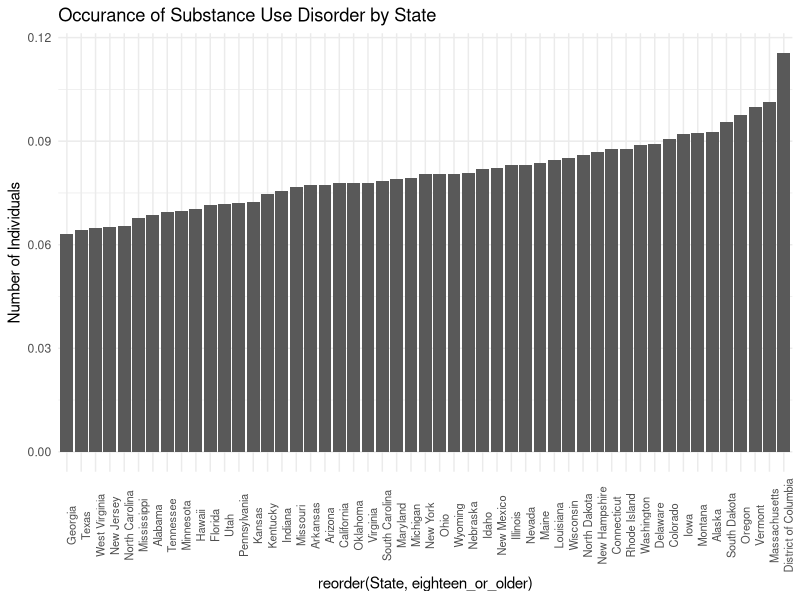
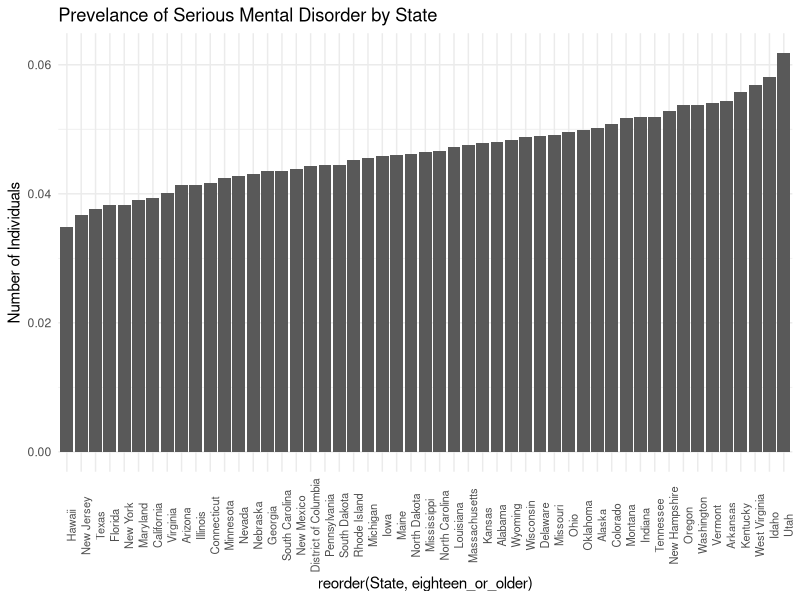
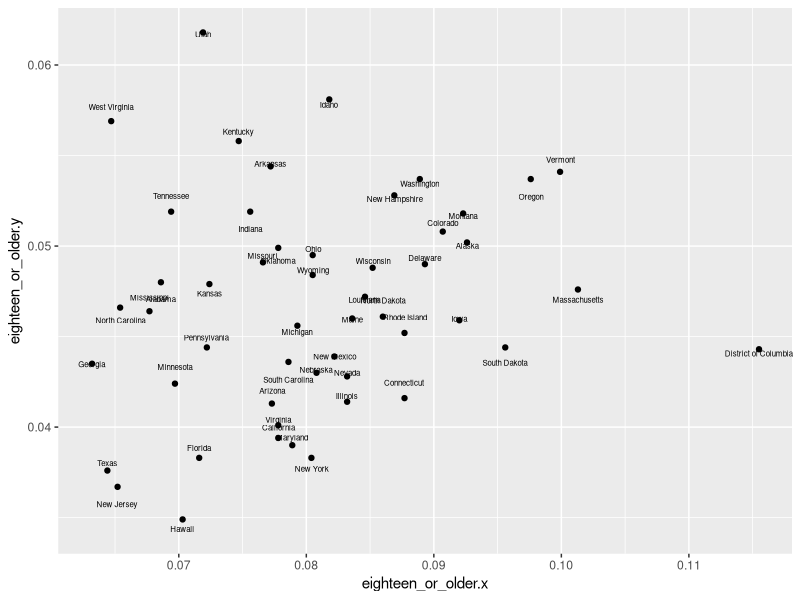

Write the R code that produced these figures, in order.
## ---- chunk 1
knitr::opts_chunk$set(echo = TRUE)
## ---- chunk 2
library(readxl)
library(dplyr)
library(ggplot2)
## ---- chunk 3
#sub_use <- read_excel("../data/sub_use.xlsx")
#srs_mental_ill <- read_excel("../data/srs_mental_ill.xlsx")
sub_use <- read_excel("../data/sub_use_perc.xlsx")
srs_mental_ill <- read_excel("../data/srs_mental_ill_perc.xlsx")
## ---- chunk 4
sub_use <- sub_use[-c(1,2,3,4,5), ]
names(sub_use)[3]<-"twelve_or_older"
names(sub_use)[6]<-"twelve_to_seventeen"
names(sub_use)[9]<-"eighteen_to_twentyfive"
names(sub_use)[12]<-"twentysix_or_older"
names(sub_use)[15]<-"eighteen_or_older"
sub_use <- select(sub_use, State, twelve_or_older, twelve_to_seventeen, eighteen_to_twentyfive, twentysix_or_older, eighteen_or_older)
print(sub_use)
## ---- chunk 5
srs_mental_ill <- srs_mental_ill[-c(1,2,3,4,5), ]
names(srs_mental_ill)[3]<-"eighteen_or_older"
names(srs_mental_ill)[6]<-"eighteen_to_twentyfive"
names(srs_mental_ill)[9]<-"twentysix_or_older"
srs_mental_ill <- select(srs_mental_ill, State, eighteen_or_older, eighteen_to_twentyfive, twentysix_or_older)
print(srs_mental_ill)
## ---- chunk 6
ggplot(data=sub_use) +
  geom_col(aes(x=reorder(State, eighteen_or_older), y=eighteen_or_older)) +
  theme_minimal() +
  theme(axis.text.x = element_text(angle=90, size = 8)) +
  labs(title="Occurance of Substance Use Disorder by State", y="Number of Individuals")

## ---- chunk 7
ggplot(data=srs_mental_ill) +
  geom_col(aes(x=reorder(State, eighteen_or_older), y=eighteen_or_older)) +
  theme_minimal() +
  theme(axis.text.x = element_text(angle=90, size = 8)) +
  labs(title="Prevelance of Serious Mental Disorder by State", y="Number of Individuals")

## ---- chunk 8
combined <- inner_join(sub_use, srs_mental_ill, by = "State")

ggplot(data=combined) +
  geom_point(aes(x=eighteen_or_older.x, y=eighteen_or_older.y)) +
  geom_text(aes(x=eighteen_or_older.x, y=eighteen_or_older.y, label=State), size = 2, position=position_jitter(height=.001))


## ---- chunk 9
cor.test(combined$eighteen_or_older.x, combined$eighteen_or_older.y)

